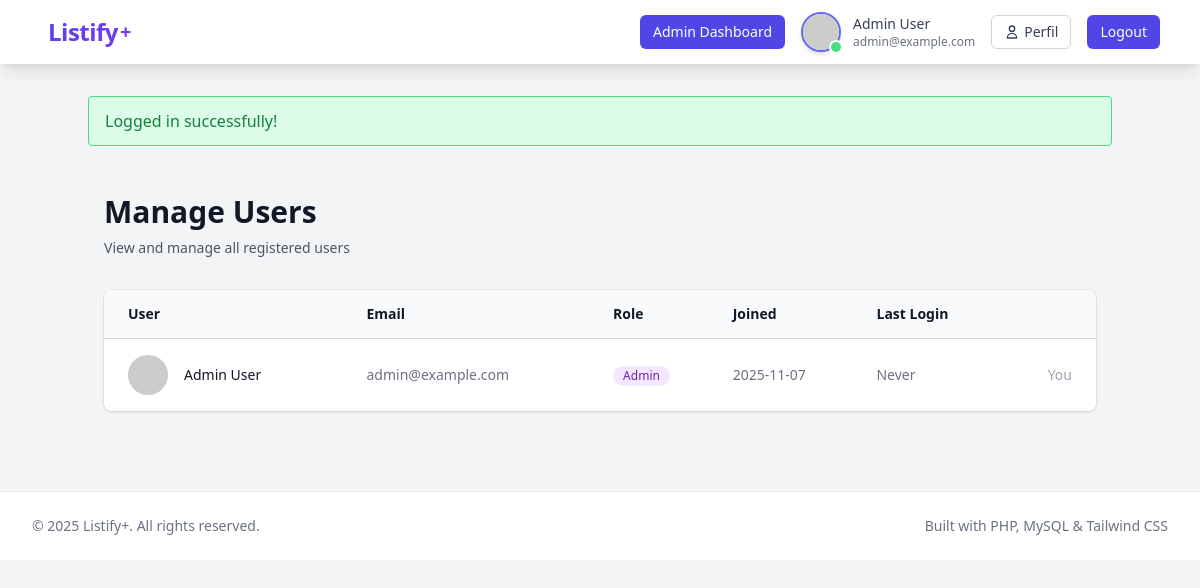
The page /admin/users.php (signed in) on the database its author committed.
### tables this page shows
CREATE TABLE IF NOT EXISTS users (
    id INT AUTO_INCREMENT PRIMARY KEY,
    email VARCHAR(100) UNIQUE NOT NULL,
    password VARCHAR(255) NOT NULL,
    full_name VARCHAR(200) NOT NULL,
    profile_image VARCHAR(100) NULL,
    is_admin TINYINT(1) DEFAULT 0 NOT NULL,
    created_at TIMESTAMP DEFAULT CURRENT_TIMESTAMP,
    last_login TIMESTAMP NULL,
    INDEX idx_email (email),
    INDEX idx_is_admin (is_admin)
);

### models/User.php (called while the page is built, shortened)
<?php
class User {
    private $conn;
    private $table_name = "users";
    public function __construct($db) {
        $this->conn = $db;
    }
    public function getAll() {
        $query = "SELECT id, email, full_name, profile_image, is_admin, created_at, last_login
                  FROM " . $this->table_name . "
                  ORDER BY created_at DESC";
        $stmt = $this->conn->prepare($query);
        $stmt->execute();
        return $stmt;
    }
}

### config/config.php (called while the page is built, shortened)
<?php
function escape($string) {
    return htmlspecialchars($string, ENT_QUOTES, 'UTF-8');
}
function getGravatarUrl($email, $size = 200) {
    $hash = md5(strtolower(trim($email)));
    return "https://www.gravatar.com/avatar/{$hash}?d=mp&s={$size}";
}
function getUserAvatar($profile_image, $email) {
    return getGravatarUrl($email);
}

### admin/users.php (the view, shortened to what this page needs)
<?php
require_once '../config/config.php';
require_once '../models/User.php';
$database = new Database();
$db = $database->getConnection();
$user = new User($db);
$stmt = $user->getAll();
$users = $stmt->fetchAll(PDO::FETCH_ASSOC);
include '../includes/header.php';
?>
<div class="container mx-auto px-4 py-8">
    <div class="max-w-7xl mx-auto">
        <div class="mb-8">
            <h1 class="text-3xl font-bold text-gray-900">Manage Users</h1>
            <p class="mt-2 text-sm text-gray-600">View and manage all registered users</p>
        </div>
        <div class="mt-8 flex flex-col">
            <div class="-my-2 -mx-4 overflow-x-auto sm:-mx-6 lg:-mx-8">
                <div class="inline-block min-w-full py-2 align-middle md:px-6 lg:px-8">
                    <div class="overflow-hidden shadow ring-1 ring-black ring-opacity-5 md:rounded-lg">
                        <table class="min-w-full divide-y divide-gray-300">
                            <thead class="bg-gray-50">
                                <tr>
                                    <th scope="col" class="py-3.5 pl-4 pr-3 text-left text-sm font-semibold text-gray-900 sm:pl-6">User</th>
                                    <th scope="col" class="px-3 py-3.5 text-left text-sm font-semibold text-gray-900">Email</th>
                                    <th scope="col" class="px-3 py-3.5 text-left text-sm font-semibold text-gray-900">Role</th>
                                    <th scope="col" class="px-3 py-3.5 text-left text-sm font-semibold text-gray-900">Joined</th>
                                    <th scope="col" class="px-3 py-3.5 text-left text-sm font-semibold text-gray-900">Last Login</th>
                                    <th scope="col" class="relative py-3.5 pl-3 pr-4 sm:pr-6">
                                    </th>
                                </tr>
                            </thead>
                            <tbody class="divide-y divide-gray-200 bg-white">
                                <?php foreach ($users as $u): ?>
                                <tr>
                                    <td class="whitespace-nowrap py-4 pl-4 pr-3 text-sm sm:pl-6">
                                        <div class="flex items-center">
                                            <div class="h-10 w-10 flex-shrink-0">
                                                <img class="h-10 w-10 rounded-full"
                                                     src="<?php echo getUserAvatar($u['profile_image'], $u['email']); ?>"
                                                     alt="<?php echo escape($u['full_name']); ?>">
                                            </div>
                                            <div class="ml-4">
                                                <div class="font-medium text-gray-900"><?php echo escape($u['full_name']); ?></div>
                                            </div>
                                        </div>
                                    </td>
                                    <td class="whitespace-nowrap px-3 py-4 text-sm text-gray-500">
                                        <?php echo escape($u['email']); ?>
                                    </td>
                                    <td class="whitespace-nowrap px-3 py-4 text-sm text-gray-500">
                                        <?php if ($u['is_admin']): ?>
                                        <span class="inline-flex items-center px-2.5 py-0.5 rounded-full text-xs font-medium bg-purple-100 text-purple-800">
                                            Admin
                                        </span>
                                        <?php else: ?>
                                        <span class="inline-flex items-center px-2.5 py-0.5 rounded-full text-xs font-medium bg-gray-100 text-gray-800">
                                            User
                                        </span>
                                        <?php endif; ?>
                                    </td>
                                    <td class="whitespace-nowrap px-3 py-4 text-sm text-gray-500">
                                        <?php echo date('Y-m-d', strtotime($u['created_at'])); ?>
                                    </td>
                                    <td class="whitespace-nowrap px-3 py-4 text-sm text-gray-500">
                                        <?php echo $u['last_login'] ? date('Y-m-d H:i', strtotime($u['last_login'])) : 'Never'; ?>
                                    </td>
                                    <td class="relative whitespace-nowrap py-4 pl-3 pr-4 text-right text-sm font-medium sm:pr-6">
                                        <?php if ($u['id'] != $_SESSION['user_id']): ?>
                                        <div class="flex justify-end space-x-2">
                                            <form action="toggle_admin.php" method="POST" class="inline">
                                                <input type="hidden" name="user_id" value="<?php echo $u['id']; ?>">
                                                <button type="submit" class="text-indigo-600 hover:text-indigo-900">
                                                    <?php echo $u['is_admin'] ? 'Remove Admin' : 'Make Admin'; ?>
                                                </button>
                                            </form>
                                            <form action="delete_user.php" method="POST" class="inline"
                                                  onsubmit="return confirm('Are you sure you want to delete this user? All their tasks will also be deleted.');">
                                                <input type="hidden" name="user_id" value="<?php echo $u['id']; ?>">
                                                <button type="submit" class="text-red-600 hover:text-red-900">
                                                    Delete
                                                </button>
                                            </form>
                                        </div>
                                        <?php else: ?>
                                        <span class="text-gray-400">You</span>
                                        <?php endif; ?>
                                    </td>
                                </tr>
                                <?php endforeach; ?>
                            </tbody>
                        </table>
                    </div>
                </div>
            </div>
        </div>
    </div>
</div>
<?php include '../includes/footer.php'; ?>

### rows shown on the page
users: full_name "Admin User", email "admin@example.com", is_admin "Admin", created_at "2025-11-07", shows "Never", shows "You"

### other values the page prints
$_SESSION['user_name'] "Admin User"
$_SESSION['user_email'] "admin@example.com"
$flash['message'] "Logged in successfully!"
